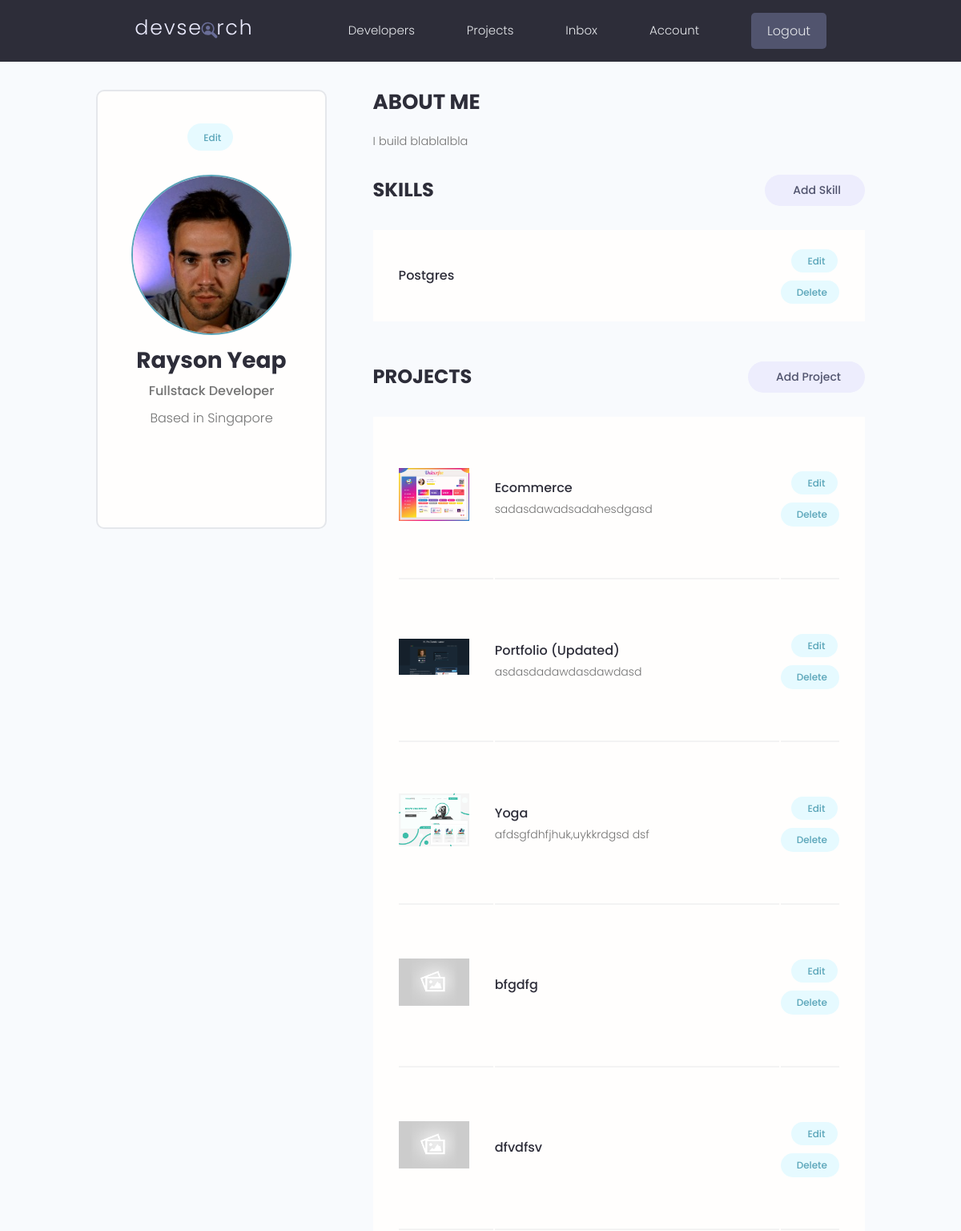
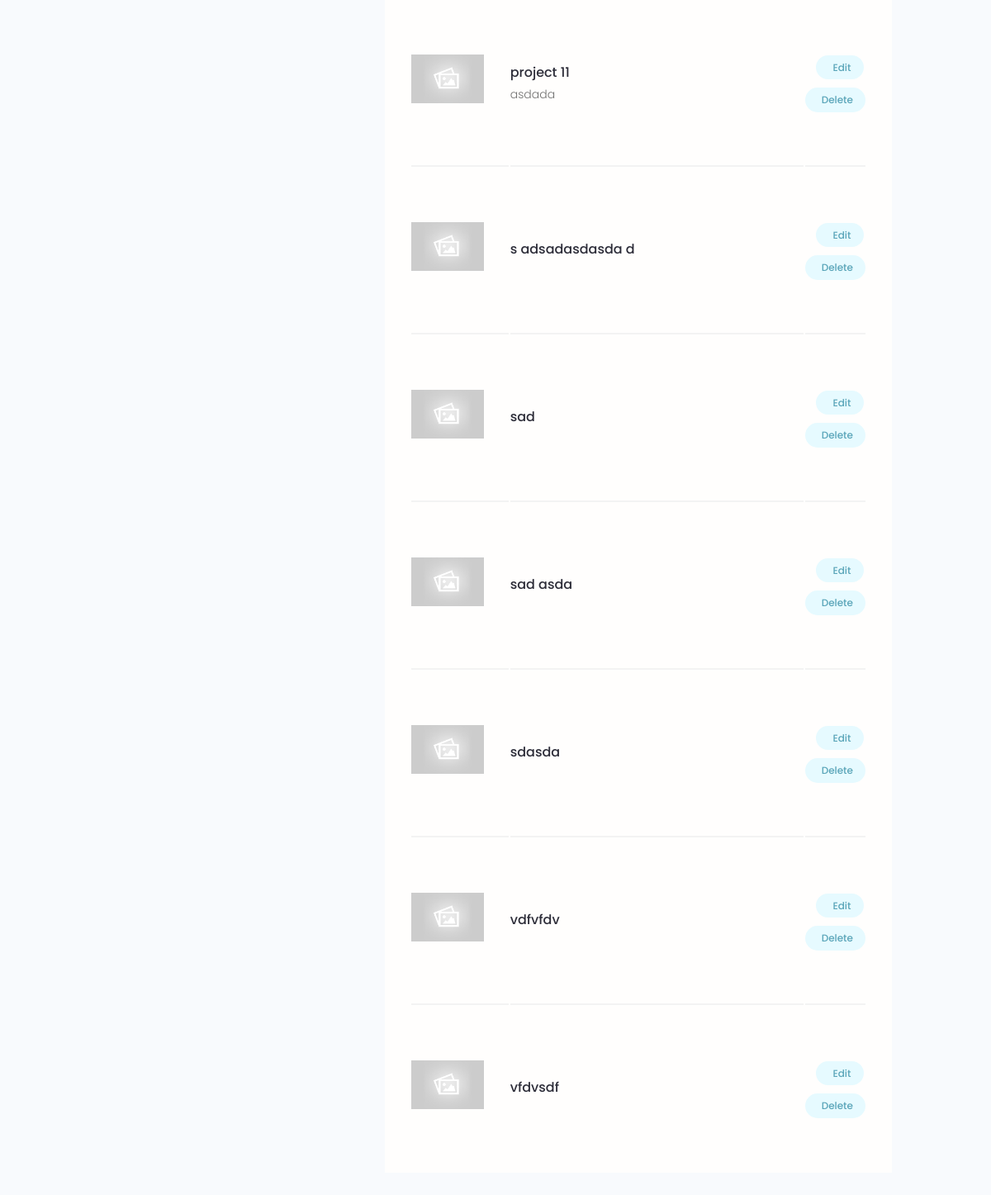
The app's page /account/ (signed in) with its own data (2 pictures, top to bottom).
### users/models.py (models this page shows, shortened)
class Profile(models.Model):
    user = models.OneToOneField(User, on_delete=models.CASCADE, null=True, blank=True)
    name = models.CharField(max_length=200, blank=True, null=True)
    username = models.CharField(max_length=200, blank=True, null=True)
    location = models.CharField(max_length=200, blank=True, null=True)
    email = models.EmailField(max_length=500, blank=True, null=True)
    intro = models.CharField(max_length=200, blank=True, null=True)
    bio = models.TextField(blank=True, null=True)
    profile_image = models.ImageField(null=True, blank=True, upload_to='profiles/', default='profiles/user-default.png')
    social_github = models.CharField(max_length=200, blank=True, null=True)
    social_linkedin = models.CharField(max_length=200, blank=True, null=True)
    social_website = models.CharField(max_length=200, blank=True, null=True)
    social_youtube = models.CharField(max_length=200, blank=True, null=True)
    created = models.DateTimeField(auto_now_add=True)
    id = models.UUIDField(default=uuid4, unique=True, primary_key=True, editable=False)
    class Meta:
        ordering = ["created"]
    @property
    def imageURL(self):
        try:
            url = self.profile_image.url
        except:
            url = '../../../static/images/profiles/user-default.jpg'
        return url

class Skill(models.Model):
    owner = models.ForeignKey(Profile, on_delete=models.CASCADE, null=True, blank=True)
    name = models.CharField(max_length=200, blank=True, null=True)
    description = models.TextField(blank=True, null=True)
    created = models.DateTimeField(auto_now_add=True)
    id = models.UUIDField(default=uuid4, unique=True, primary_key=True, editable=False)

### projects/models.py (models this page shows, shortened)
class Project(models.Model):
    owner = models.ForeignKey(Profile, null=True, blank=True, on_delete=models.CASCADE)
    title = models.CharField(max_length=200)
    description = models.TextField(null=True, blank=True)
    featured_image = models.ImageField(null=True, blank=True, default="default.jpg")
    demo_link = models.CharField(max_length=2000, null=True, blank=True)
    source_link = models.CharField(max_length=2000, null=True, blank=True)
    tags = models.ManyToManyField("Tag", blank=True)
    vote_total = models.IntegerField(default=0, null=True, blank=True)
    vote_ratio = models.IntegerField(default=0, null=True, blank=True)
    created = models.DateTimeField(auto_now_add=True)
    id = models.UUIDField(default=uuid4, unique=True, primary_key=True, editable=False)
    class Meta:
        ordering = ['-vote_ratio', "-vote_total", "title"]
    @property
    def imageURL(self):
        try:
            url = self.featured_image.url
        except:
            url = '../../../static/images/default.jpg'
        return url

### users/views.py (the view)
# urls.py: path('account/', views.userAccount, name='account'),
@login_required(login_url='login')
def userAccount(request):
    profile = request.user.profile
    skills = profile.skill_set.all()
    projects = profile.project_set.all()
    context = {
        "profile": profile,
        'skills': skills,
        "projects": projects
    }
    return render(request, "users/account.html", context)

### users/templates/users/account.html (shortened to what this page needs)
{% extends "main.html" %}
{% block content %}
  <main class="settingsPage profile my-md">
    <div class="container">
      <div class="layout">
        <div class="column column--1of3">
          <div class="card text-center">
            <div class="card__body dev">
              <a class="tag tag--pill tag--main settings__btn" href="{% url 'edit-account' %}"> Edit</a>
              <img class="avatar avatar--xl dev__avatar" src="{{profile.imageURL}}" />
              <h2 class="dev__name">{{profile.name}}</h2>
              <p class="dev__title">{{profile.intro}}</p>
              <p class="dev__location">Based in {{profile.location}}</p>
              <ul class="dev__social">
              </ul>
            </div>
          </div>
        </div>
        <div class="column column--2of3">
          <div class="devInfo">
            <h3 class="devInfo__title">About Me</h3>
            <p class="devInfo__about">
              {{profile.bio}}
            </p>
          </div>
          <div class="settings">
            <h3 class="settings__title">Skills</h3>
            <a class="tag tag--pill tag--sub settings__btn tag--lg" href="{% url 'create-skill' %}"> Add Skill</a>
          </div>
          <table class="settings__table">
            {% for skill in skills %}
            <tr>
              <td class="settings__tableInfo">
                <h4>{{skill.name}}</h4>
              </td>
              <td class="settings__tableActions">
                <a class="tag tag--pill tag--main settings__btn" href="{% url 'update-skill' skill.id %}"> Edit</a>
                <a class="tag tag--pill tag--main settings__btn" href="{% url 'delete-skill' skill.id %}?next=/account">
                  Delete</a>
              </td>
            </tr>
            {% endfor %}
          </table>
          <div class="settings">
            <h3 class="settings__title">Projects</h3>
            <a class="tag tag--pill tag--sub settings__btn tag--lg" href="{% url 'create-project' %}"> Add Project</a>
          </div>
          <table class="settings__table">
            {% for project in projects %}
            <tr>
              <td class="settings__thumbnail">
                <a href="{% url 'project' project.id %}"><img src="{{project.imageURL}}" alt="Project Thumbnail" /></a>
              </td>
              <td class="settings__tableInfo">
                <a href="{% url 'project' project.id %}">{{project.title}}</a>
                <p>
                  {{project.description|slice:"150"}}
                </p>
              </td>
              <td class="settings__tableActions">
                <a class="tag tag--pill tag--main settings__btn" href="{% url 'update-project' project.id %}"> Edit</a>
                <a class="tag tag--pill tag--main settings__btn" href="{% url 'delete-project' project.id %}?next=/account">
                  Delete</a>
              </td>
            </tr>
            {% endfor %}
          </table>
        </div>
      </div>
    </div>
  </main>
  {% endblock %}

### static/styles/app.css (style rules this page uses)
:root { --color-sub: #2d2d39; }
.card { border: 2px solid var(--color-light); }
img { width: 100%; }
.profile .card > .dev { padding: 4rem; }
.dev__avatar { display: block; margin: auto; }
.dev__name { color: var(--color-sub); font-size: 2.8rem; font-weight: 700; margin-top: 1rem; margin-bottom: 0.5rem; }
.dev__title { font-size: 1.6rem; font-weight: 500; line-height: 1.3; }
.dev__location { margin-top: 1rem; }
.dev__social { margin: 3rem 0; list-style: none; display: flex; justify-content: center; gap: 1.5rem; }
.devInfo { margin-bottom: 3rem; }
.devInfo__title, .devInfo__subtitle { font-size: 2.6rem; color: var(--color-sub); text-transform: uppercase; font-weight: 700; margin-bottom: 1.5rem; }
.devInfo__about, .devSkill__info { font-size: 1.45rem; line-height: 1.7; text-align: justify; }
.settingsPage .dev > .settings__btn { display: inline-block; margin-bottom: 3rem; }
.settings { display: flex; justify-content: space-between; align-items: center; }
.settings__title { font-size: 2.4rem; text-transform: uppercase; font-weight: 700; color: var(--color-sub); }
.settings__table { margin-top: 3rem; margin-bottom: 5rem; padding: 0 3rem; background: var(--color-white); }
.settings__table tr { width: 100%; }
.settings__table tr > td { padding: 2rem 0; }
.settings__table tr:not(:last-child) td { border-bottom: 2px solid var(--color-white-light); }
.settings__thumbnail { width: 23%; min-width: 10rem; }
.settings__thumbnail img { padding-right: 3rem; height: 15rem; object-fit: contain; }
.settings__tableInfo { width: 100%; }
.settings__tableInfo h4, .settings__tableInfo a { padding-right: 1rem; width: auto; font-size: 1.6rem; font-weight: 500; color: var(--color-sub); }
.settings__tableInfo p { font-size: 1.4rem; }
.settings__tableActions { text-align: right; }

### static/uikit/styles/modules/_variables.css (style rules this page uses)
:root { --color-main: #5aa5b9; --color-main-light: #e6faff; --color-sub: #3f4156; --color-sub-light: #51546e; --color-sub-lighter: #ededfd; --color-text: #737373; --color-gray: #8b8b8b; --color-light: #e5e7eb; --color-light-gray: #767676; --color-bg: #f8fafd; --color-white: #fffefd; --color-white-light: #f3f3f3; --color-success: #359e64; --color-success-bg: #def8e8; --color-error: #fc4b0b; --color-error-bg: #fff2ee; --font-base: 'Poppins', arial, helvetica, 'Segoe UI', roboto, ubuntu, sans-serif; --font-monospace: 'Fira Code', 'Courier New', courier, monospace; --font-regular: 300; --font-medium: 500; --font-bold: 700; --generic-shadow: 1px 1px 5px #00000010; --generic-transition: all 0.3s ease-in-out; }

### static/uikit/styles/modules/_base.css (style rules this page uses)
* { margin: 0; padding: 0; box-sizing: border-box; text-rendering: optimizeLegibility; color: inherit; font-size: inherit; }
html { font-size: 50%; }
@media only screen and (min-width: 480px) { html { font-size: 56.25%; } }
@media only screen and (min-width: 1200px) { html { font-size: 62.5%; } }
body { line-height: 1.6; font-weight: 400; font-size: 1.5rem; color: var(--color-text); background-color: var(--color-bg); min-height: 100vh; }

### static/uikit/styles/modules/_typography.css (style rules this page uses)
* { font-family: var(--font-base); }
h2 { font-size: 3.6rem; font-weight: var(--font-bold); }
h3 { font-size: 3.2rem; font-weight: var(--font-medium); }
h4 { font-size: 2.8rem; font-weight: var(--font-medium); }
p, span, strong { font-size: 1.6rem; color: var(--color-text); font-weight: var(--font-regular); }
a { padding-bottom: 2px; text-decoration: none; display: inline-block; color: var(--color-main); font-weight: var(--font-medium); }

### static/uikit/styles/modules/_utilities.css (style rules this page uses)
.container { width: 92%; max-width: 165rem; margin: 0 auto; box-sizing: border-box; }
@media screen and (min-width: 1000px) { .container { width: 90%; } }
@media screen and (min-width: 1200px) { .container { width: 80%; } }
.text-center { text-align: center; }
.my-md { margin: 3rem auto; }

### static/uikit/styles/modules/_avatar.css (style rules this page uses)
.avatar { border-radius: 50%; border: 2px solid var(--color-main); object-fit: cover; }
.avatar--xl { height: 20rem; width: 20rem; }

### static/uikit/styles/modules/_card.css (style rules this page uses)
.card { border-radius: 1rem; background-color: var(--color-white); border: 1.5px solid var(--color-light); width: auto; height: auto; margin-top: 0.5rem; margin-bottom: 0.5rem; overflow: hidden; }
.card__body, .card__header { padding: 2rem 2.5rem; }

### static/uikit/styles/modules/_layout.css (style rules this page uses)
.layout { display: flex; flex-flow: row wrap; justify-content: space-between; }
.layout > .column { margin-bottom: 3rem; }
.layout > .column.column--1of3 { flex-basis: 30%; }
.layout > .column.column--2of3 { flex-basis: 64%; }

### records on screen
Profile: imageURL (picture), name "Rayson Yeap", intro "Fullstack Developer", location "Singapore", bio "I build blablalbla"
Skill: name "Postgres"
Project: imageURL (picture), title "Ecommerce", description "sadasdawadsadahesdgasd"
Project: imageURL (picture), title "Portfolio (Updated)", description "asdasdadawdasdawdasd"
Project: imageURL (picture), title "Yoga", description "afdsgfdhfjhuk,uykkrdgsd dsf"
Project: title "bfgdfg"
Project: imageURL (placeholder picture), title "dfvdfsv"
Project: imageURL (placeholder picture), title "project 11", description "asdada"
Project: imageURL (placeholder picture), title "s adsadasdasda d"
Project: imageURL (placeholder picture), title "sad"
Project: imageURL (placeholder picture), title "sad asda"
Project: imageURL (placeholder picture), title "sdasda"
Project: imageURL (placeholder picture), title "vdfvfdv"
Project: imageURL (placeholder picture), title "vfdvsdf"
